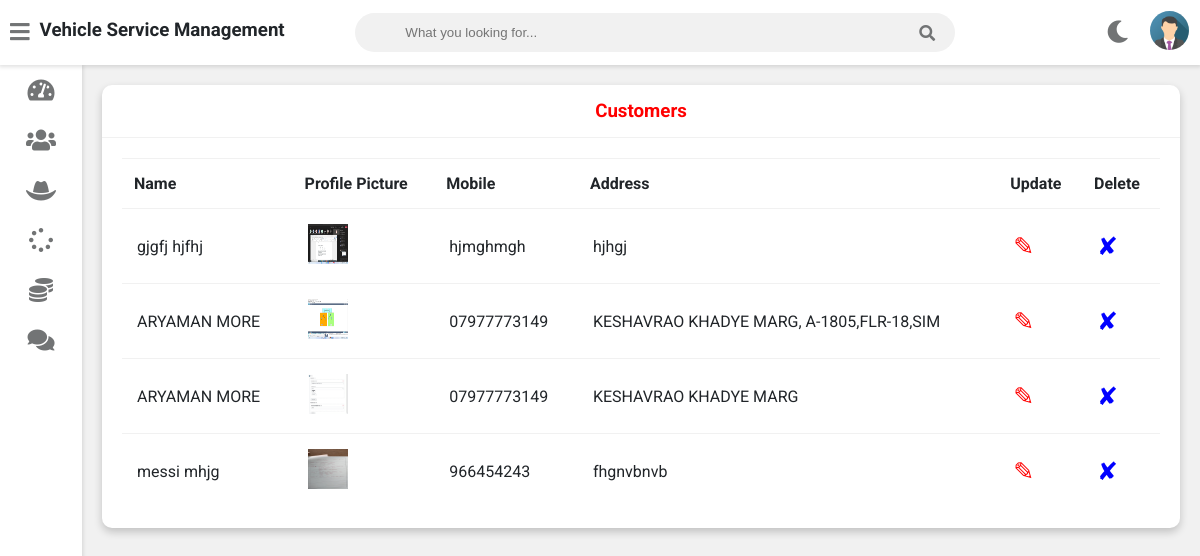
Screenshot of /admin-view-customer (signed in) with the database file from the repository.
### vehicle/models.py (models this page shows, shortened)
class Customer(models.Model):
    user=models.OneToOneField(User,on_delete=models.CASCADE)
    profile_pic= models.ImageField(upload_to='profile_pic/CustomerProfilePic/',null=True,blank=True)
    address = models.CharField(max_length=40)
    mobile = models.CharField(max_length=20,null=False)
    @property
    def get_name(self):
        return self.user.first_name+" "+self.user.last_name

### vehicle/views.py (the view)
# urls.py: path('admin-view-customer',views.admin_view_customer_view,name='admin-view-customer'),
@login_required(login_url='adminlogin')
def admin_view_customer_view(request):
    customers=models.Customer.objects.all()
    return render(request,'vehicle/admin_view_customer.html',{'customers':customers})

### templates/vehicle/admin_view_customer.html
{% extends 'vehicle/adminbase.html' %}
{% block content %}
{% load static %}
	<div class="wrapper">
		<div class="row">
			<div class="col-12 col-m-12 col-sm-12">
				<div class="card">
					<div class="card-header">
						<h3 style="color:red; text-align:center" >Customers
						</h3>
					</div>
					<div class="card-content">
						<table>
							<thead>
                <tr>
                  <th>Name</th>
                  <th>Profile Picture</th>
                  <th>Mobile</th>
                  <th>Address</th>
                  <th>Update</th>
                  <th>Delete</th>
                </tr>
							</thead>
							<tbody>
              {% for c in customers %}
                <tr>
                  <td> {{c.get_name}}</td>
                  <td> <img src="{% static c.profile_pic.url %}" alt="Profile Pic" height="40px" width="40px" /></td>
                  <td>{{c.mobile}}</td>
                  <td>{{c.address}}</td>
                  <td><a  style="color:red; text-decoration:none;font-size:25px;" href="{% url 'update-customer' c.id  %}">&#9998;</a></td>
                  <td><a style="color:blue; text-decoration:none;font-size:25px;"href="{% url 'delete-customer' c.id  %}">&#10008;</a></td>
                </tr>
                {% endfor %}
							</tbody>
						</table>
					</div>
				</div>
			</div>
		</div>
<br><br><br><br><br><br><br><br><br><br><br><br><br><br><br><br>
	</div>
{% endblock content %}

### rows the page displays
Customer: get_name "gjgfj hjfhj", profile_pic (picture), mobile "hjmghmgh", address "hjhgj"
Customer: get_name "ARYAMAN MORE", profile_pic (picture), mobile "07977773149", address "KESHAVRAO KHADYE MARG, A-1805,FLR-18,SIM"
Customer: get_name "ARYAMAN MORE", profile_pic (picture), mobile "07977773149", address "KESHAVRAO KHADYE MARG"
Customer: get_name "messi mhjg", profile_pic (picture), mobile "966454243", address "fhgnvbnvb"
